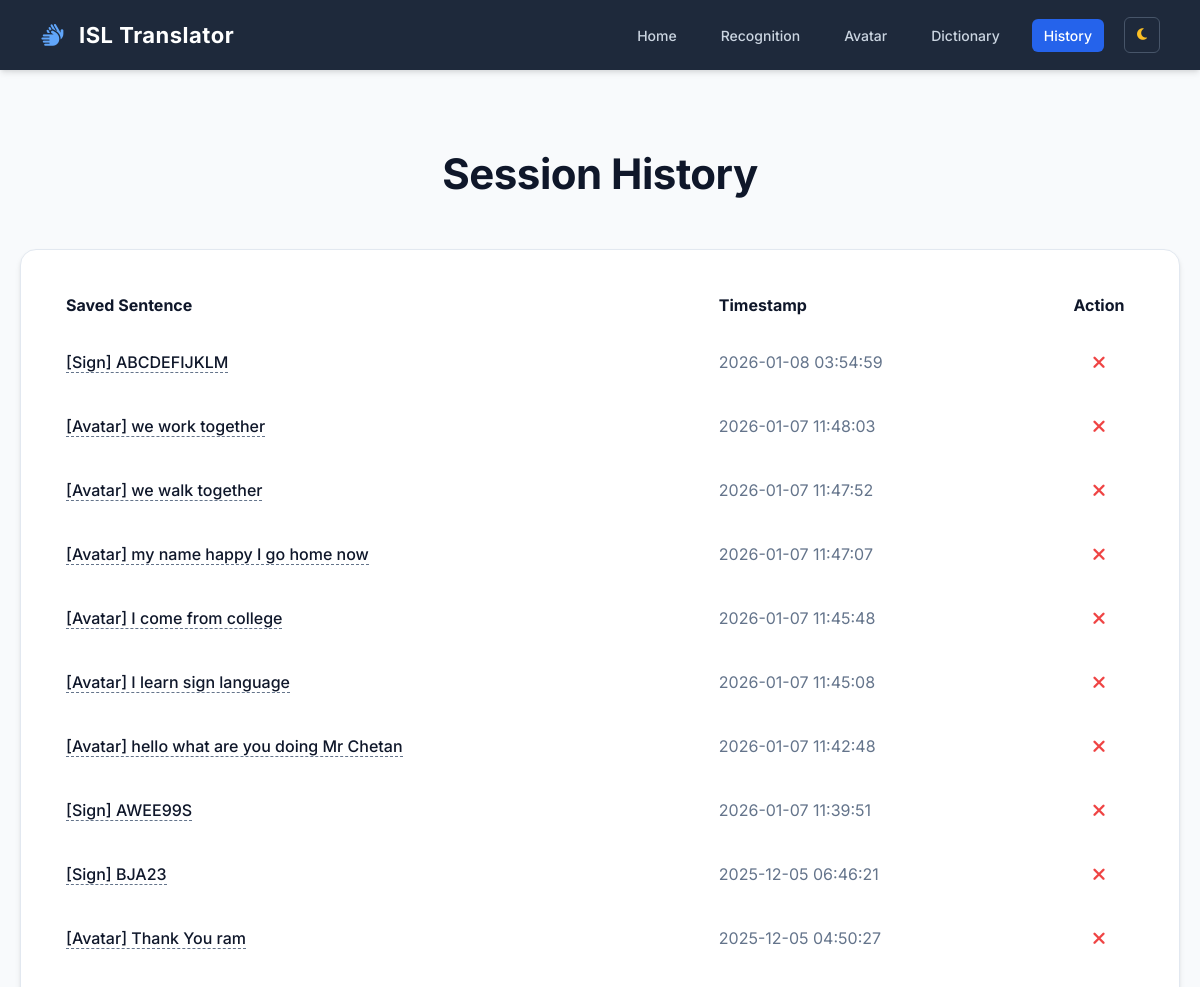
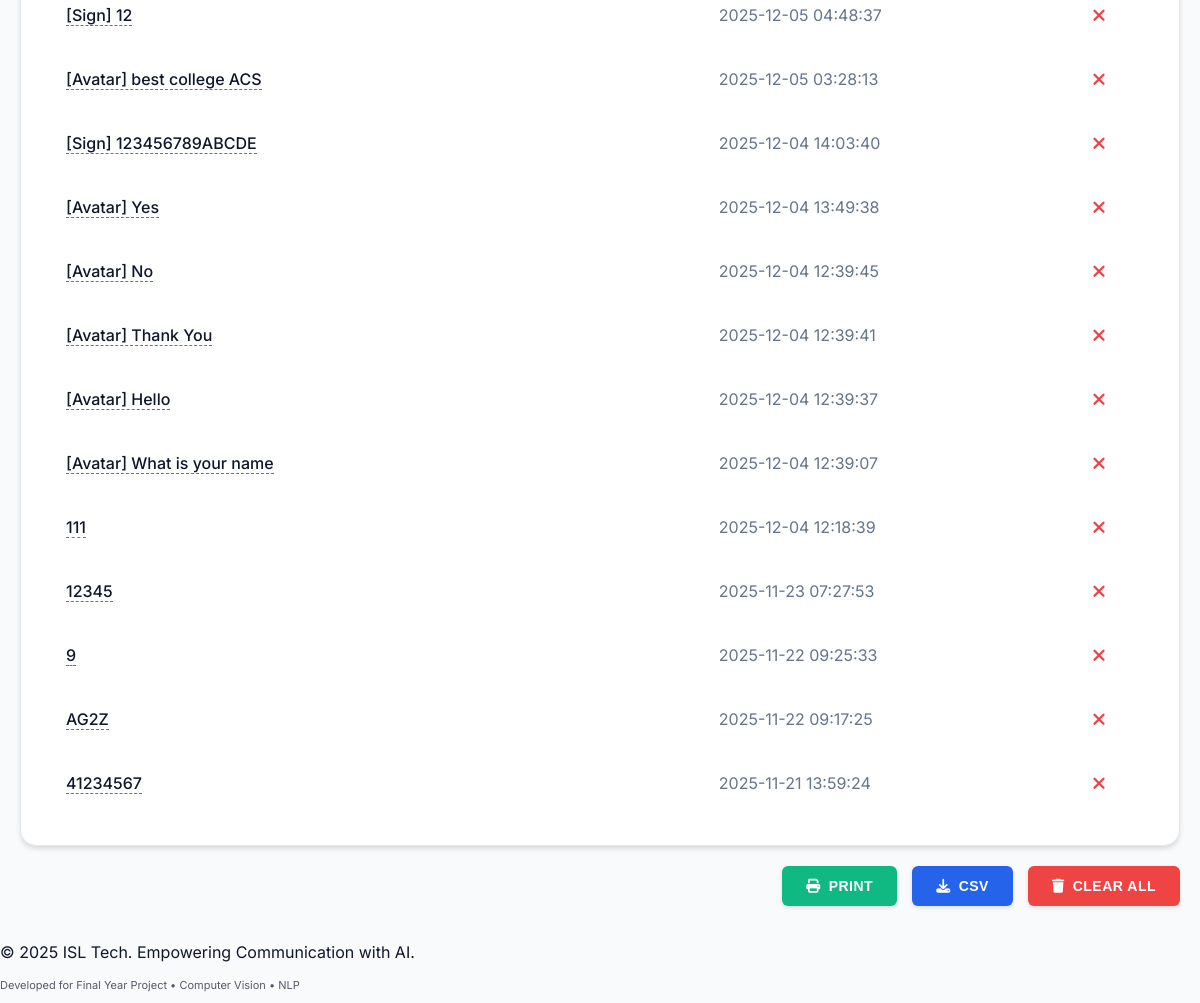
The app's page /history with its own data (2 pictures, top to bottom).
### tables this page shows
CREATE TABLE history 
                     (id INTEGER PRIMARY KEY AUTOINCREMENT, 
                      content TEXT, 
                      timestamp DATETIME DEFAULT CURRENT_TIMESTAMP);

### app.py (the view)
@app.route('/history')
def history():
    with sqlite3.connect('sign_language.db') as conn:
        c = conn.cursor()
        c.execute("SELECT id, content, timestamp FROM history ORDER BY id DESC")
        data = c.fetchall()
    return render_template('history.html', history_data=data)

### templates/history.html (shortened to what this page needs)
{% extends "layout.html" %}
{% block content %}
    <div class="navbar">
        <div class="logo-text"><i class="fas fa-sign-language"></i> ISL Translator</div>
        <div class="nav-links">
            <a href="{{ url_for('index') }}">Home</a>
            <a href="{{ url_for('sign_recognition') }}">Recognition</a>
            <a href="{{ url_for('converter') }}">Avatar</a>
            <a href="{{ url_for('dictionary') }}">Dictionary</a>
            <a href="{{ url_for('history') }}" class="active">History</a>
            <button class="theme-btn" id="theme-toggle" onclick="toggleTheme()"><i class="fas fa-moon"></i></button>
        </div>
    </div>
    <div class="page-content">
        <div class="title-container">
            <h1 class="main-title">Session History</h1>
        </div>
        <div style="background: var(--card-bg); padding: 30px; border-radius: 16px; box-shadow: var(--shadow); border: var(--border);">
            <table style="width: 100%; border-collapse: collapse; color: var(--text-main);">
                <thead>
                    <tr style="border-bottom: 2px solid var(--border); text-align: left;">
                        <th style="padding: 15px;">Saved Sentence</th>
                        <th style="padding: 15px;">Timestamp</th>
                        <th style="padding: 15px; text-align: center; width: 100px;" class="no-print">Action</th>
                    </tr>
                </thead>
                <tbody>
                    {% if history_data %}
                        {% for row in history_data %}
                        <tr style="border-bottom: 1px solid var(--border);">
                            <td style="padding: 15px; font-weight: 500;">
                                <span onclick="copyText('{{ row[1] }}')" style="cursor: pointer; border-bottom: 1px dashed var(--text-muted);" title="Click to Copy">
                                    {{ row[1] }}
                                </span>
                            </td>
                            <td style="padding: 15px; color: var(--text-muted);">{{ row[2] }}</td>
                            <td style="padding: 15px; text-align: center;" class="no-print">
                                <button onclick="deleteItem({{ row[0] }})" class="btn-icon-only" title="Delete Entry">
                                    <i class="fas fa-times"></i>
                                </button>
                            </td>
                        </tr>
                        {% endfor %}
                    {% else %}
                        <tr><td colspan="3" style="padding: 20px; text-align: center;">No history found.</td></tr>
                    {% endif %}
                </tbody>
            </table>
        </div>
        <div style="margin-top: 20px; display: flex; justify-content: flex-end; gap: 15px;">
            <button onclick="printReport()" class="btn-3d btn-green" style="width: auto;">
                <i class="fas fa-print"></i> Print
            </button>
            <button onclick="downloadCSV()" class="btn-3d btn-blue" style="width: auto;">
                <i class="fas fa-download"></i> CSV
            </button>
            <button id="clear-history-btn" class="btn-3d btn-red" style="width: auto;">
                <i class="fas fa-trash"></i> Clear All
            </button>
        </div>
    </div>
{% endblock %}

### templates/layout.html (shortened to what this page needs)
<!DOCTYPE html>
<html lang="en">
<head>
    <link rel="stylesheet" href="{{ url_for('static', filename='style.css') }}">
    <link rel="stylesheet" href="https://cdnjs.cloudflare.com/ajax/libs/font-awesome/6.4.0/css/all.min.css">
</head>
<body>
    {% block content %}{% endblock %}
    <footer class="app-footer">
        <p>&copy; 2025 <span>ISL Tech</span>. Empowering Communication with AI.</p>
        <p style="font-size: 11px; opacity: 0.7;">Developed for Final Year Project • Computer Vision • NLP</p>
    </footer>
</body>
</html>
</body>
</html>

### static/style.css (style rules this page uses)
:root { --bg-color: #f8fafc; --card-bg: #ffffff; --navbar-bg: #1e293b; --text-main: #0f172a; --text-muted: #64748b; --primary: #2563eb; --primary-hover: #1d4ed8; --secondary: #475569; --success: #10b981; --danger: #ef4444; --shadow: 0 4px 6px -1px rgba(0, 0, 0, 0.1), 0 2px 4px -1px rgba(0, 0, 0, 0.06); --border: 1px solid #e2e8f0; --radius: 8px; }
* { box-sizing: border-box; transition: background-color 0.2s, border-color 0.2s, color 0.2s; }
body { font-family: 'Inter', sans-serif; background-color: var(--bg-color); margin: 0; padding: 0; color: var(--text-main); min-height: 100vh; }
h1, h2, h3 { font-weight: 700; letter-spacing: -0.5px; color: var(--text-main); }
.navbar { background-color: var(--navbar-bg); padding: 0 40px; height: 70px; display: flex; align-items: center; justify-content: space-between; position: fixed; top: 0; left: 0; width: 100%; z-index: 1000; box-shadow: var(--shadow); }
.logo-text { font-size: 22px; font-weight: 700; color: #fff; letter-spacing: 0.5px; }
.logo-text i { color: #60a5fa; margin-right: 8px; }
.nav-links { display: flex; gap: 20px; align-items: center; }
.nav-links a { color: #cbd5e1; text-decoration: none; font-size: 14px; font-weight: 500; padding: 8px 12px; border-radius: 6px; transition: 0.2s; }
.nav-links a.active { background: var(--primary); color: #fff; }
.theme-btn, .nav-icon-btn { background: transparent; border: 1px solid #475569; color: #fbbf24; cursor: pointer; padding: 8px; border-radius: 6px; width: 36px; height: 36px; display: flex; justify-content: center; align-items: center; }
.page-content { margin-top: 100px; padding: 20px; max-width: 1400px; margin-left: auto; margin-right: auto; }
.title-container { text-align: center; margin-bottom: 50px; }
.main-title { font-size: 42px; margin-bottom: 10px; color: var(--text-main); }
.btn-3d { padding: 12px 24px; font-size: 14px; font-weight: 600; color: white; border: none; border-radius: 6px; cursor: pointer; text-transform: uppercase; letter-spacing: 0.5px; display: flex; align-items: center; justify-content: center; gap: 8px; box-shadow: 0 2px 4px rgba(0,0,0,0.1); transition: all 0.2s; }
.btn-green { background: var(--success); }
.btn-blue { background: var(--primary); width: 100%; }
.btn-red { background: var(--danger); }
.btn-icon-only { background: transparent; border: none; color: var(--danger); font-size: 18px; cursor: pointer; padding: 8px; display: inline-flex; align-items: center; justify-content: center; }

### records on screen
history: content "[Sign] ABCDEFIJKLM", timestamp "2026-01-08 03:54:59"
history: content "[Avatar] we work together", timestamp "2026-01-07 11:48:03"
history: content "[Avatar] we walk together", timestamp "2026-01-07 11:47:52"
history: content "[Avatar] my name happy I go home now", timestamp "2026-01-07 11:47:07"
history: content "[Avatar] I come from college", timestamp "2026-01-07 11:45:48"
history: content "[Avatar] I learn sign language", timestamp "2026-01-07 11:45:08"
history: content "[Avatar] hello what are you doing Mr Chetan", timestamp "2026-01-07 11:42:48"
history: content "[Sign] AWEE99S", timestamp "2026-01-07 11:39:51"
history: content "[Sign] BJA23", timestamp "2025-12-05 06:46:21"
history: content "[Avatar] Thank You ram", timestamp "2025-12-05 04:50:27"
history: content "[Sign] 12", timestamp "2025-12-05 04:48:37"
history: content "[Avatar] best college ACS", timestamp "2025-12-05 03:28:13"
history: content "[Sign] 123456789ABCDE", timestamp "2025-12-04 14:03:40"
history: content "[Avatar] Yes", timestamp "2025-12-04 13:49:38"
history: content "[Avatar] No", timestamp "2025-12-04 12:39:45"
history: content "[Avatar] Thank You", timestamp "2025-12-04 12:39:41"
history: content "[Avatar] Hello", timestamp "2025-12-04 12:39:37"
history: content "[Avatar] What is your name", timestamp "2025-12-04 12:39:07"
history: content "111", timestamp "2025-12-04 12:18:39"
history: content "12345", timestamp "2025-11-23 07:27:53"
history: content "9", timestamp "2025-11-22 09:25:33"
history: content "AG2Z", timestamp "2025-11-22 09:17:25"
history: content "41234567", timestamp "2025-11-21 13:59:24"
